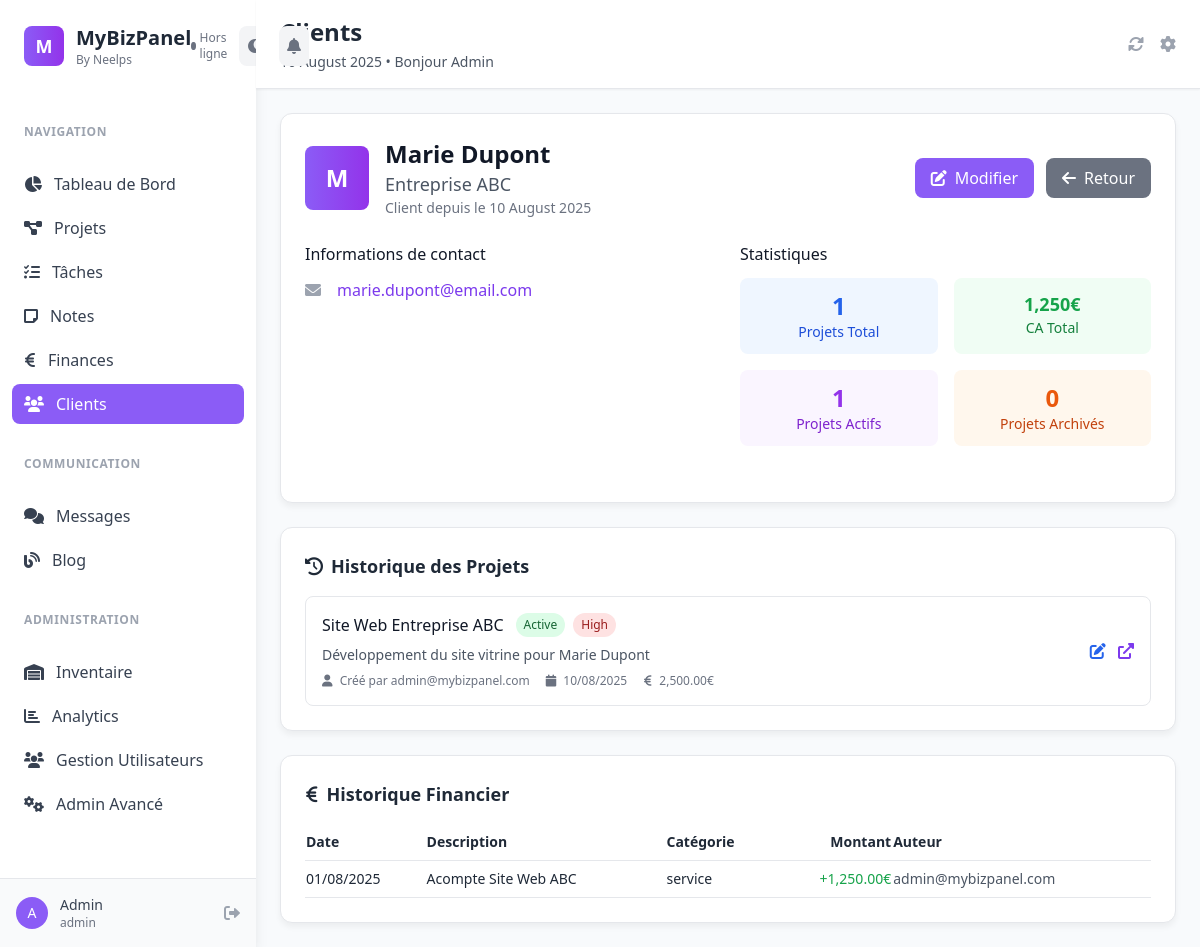
Screenshot of /?page=clients&view=client_1 (signed in) with the database file from the repository.
### tables this page shows
CREATE TABLE clients (
    id VARCHAR(50) PRIMARY KEY,
    name VARCHAR(255) NOT NULL,
    email VARCHAR(255) UNIQUE,
    phone VARCHAR(50),
    company VARCHAR(255),
    address TEXT,
    notes TEXT,
    user_id VARCHAR(50) NOT NULL,
    created_at TIMESTAMP DEFAULT CURRENT_TIMESTAMP,
    updated_at TIMESTAMP DEFAULT CURRENT_TIMESTAMP ON UPDATE CURRENT_TIMESTAMP,
    INDEX idx_user_id (user_id),
    INDEX idx_email (email)
);

CREATE TABLE projects (
    id VARCHAR(50) PRIMARY KEY,
    name VARCHAR(255) NOT NULL,
    description TEXT,
    status ENUM('planning', 'active', 'completed', 'on-hold') DEFAULT 'planning',
    priority ENUM('low', 'medium', 'high') DEFAULT 'medium',
    budget DECIMAL(10,2),
    start_date DATE,
    end_date DATE,
    client_id VARCHAR(50),
    user_id VARCHAR(50) NOT NULL,
    is_archived BOOLEAN DEFAULT FALSE,
    archived_at TIMESTAMP NULL,
    archived_by VARCHAR(50),
    created_at TIMESTAMP DEFAULT CURRENT_TIMESTAMP,
    updated_at TIMESTAMP DEFAULT CURRENT_TIMESTAMP ON UPDATE CURRENT_TIMESTAMP,
    INDEX idx_user_id (user_id),
    INDEX idx_client_id (client_id),
    INDEX idx_status (status),
    INDEX idx_priority (priority),
    INDEX idx_archived (is_archived),
    INDEX idx_archived_by (archived_by)
);

CREATE TABLE users (
    id VARCHAR(50) PRIMARY KEY,
    email VARCHAR(255) UNIQUE NOT NULL,
    password VARCHAR(255) NOT NULL,
    first_name VARCHAR(100),
    last_name VARCHAR(100),
    role ENUM('admin', 'support', 'employee') DEFAULT 'employee',
    is_active BOOLEAN DEFAULT TRUE,
    created_at TIMESTAMP DEFAULT CURRENT_TIMESTAMP,
    updated_at TIMESTAMP DEFAULT CURRENT_TIMESTAMP ON UPDATE CURRENT_TIMESTAMP,
    INDEX idx_email (email),
    INDEX idx_role (role)
);

CREATE TABLE transactions (
    id VARCHAR(50) PRIMARY KEY,
    type ENUM('income', 'expense') NOT NULL,
    amount DECIMAL(10,2) NOT NULL,
    description VARCHAR(255) NOT NULL,
    category VARCHAR(100),
    date DATE NOT NULL,
    attachment_url TEXT,
    client_id VARCHAR(50),
    user_id VARCHAR(50) NOT NULL,
    created_at TIMESTAMP DEFAULT CURRENT_TIMESTAMP,
    updated_at TIMESTAMP DEFAULT CURRENT_TIMESTAMP ON UPDATE CURRENT_TIMESTAMP,
    INDEX idx_user_id (user_id),
    INDEX idx_client_id (client_id),
    INDEX idx_type (type),
    INDEX idx_date (date),
    INDEX idx_category (category)
);

### config.php (called while the page is built, shortened)
<?php
function sanitizeOutput($value) {
    return htmlspecialchars($value ?? '', ENT_QUOTES, 'UTF-8');
}
?>

### pages/clients.php (the view, shortened to what this page needs)
<?php
$viewClient = null;
if (isset($_GET['edit'])) {
    $stmt = $pdo->prepare("SELECT * FROM clients WHERE id = ?");
    $stmt->execute([$_GET['edit']]);
    $editClient = $stmt->fetch();
} elseif (isset($_GET['view'])) {
    $stmt = $pdo->prepare("SELECT * FROM clients WHERE id = ?");
    $stmt->execute([$_GET['view']]);
    $viewClient = $stmt->fetch();
    if ($viewClient) {
        try {
            $stmt = $pdo->prepare("
                SELECT p.*, u.email as author_email, archiver.email as archived_by_email
                FROM projects p
                LEFT JOIN users u ON p.user_id = u.id
                LEFT JOIN users archiver ON p.archived_by = archiver.id
                WHERE p.client_id = ?
                ORDER BY p.is_archived ASC, p.created_at DESC
            ");
            $stmt->execute([$viewClient['id']]);
            $clientProjects = $stmt->fetchAll();
        } catch (Exception $e) {
            $clientProjects = [];
        }
        try {
            $stmt = $pdo->prepare("
                SELECT t.*, u.email as author_email
                FROM transactions t
                LEFT JOIN users u ON t.user_id = u.id
                WHERE t.client_id = ?
                ORDER BY t.date DESC
            ");
            $stmt->execute([$viewClient['id']]);
            $clientTransactions = $stmt->fetchAll();
        } catch (Exception $e) {
            $clientTransactions = [];
        }
    }
}
?>
<div class="space-y-6">
    <?php if ($viewClient): ?>
    <div class="card p-6">
        <div class="flex items-center justify-between mb-6">
            <div class="flex items-center">
                <div class="w-16 h-16 bg-gradient-to-r from-violet-500 to-purple-600 rounded-lg flex items-center justify-center text-white font-bold text-2xl mr-4">
                    <?= strtoupper(substr($viewClient['name'], 0, 1)) ?>
                </div>
                <div>
                    <h2 class="text-2xl font-bold text-gray-900"><?= sanitizeOutput($viewClient['name']) ?></h2>
                    <?php if ($viewClient['company']): ?>
                    <p class="text-lg text-gray-600"><?= sanitizeOutput($viewClient['company']) ?></p>
                    <?php endif; ?>
                    <p class="text-sm text-gray-500">Client depuis le <?= date('d F Y', strtotime($viewClient['created_at'])) ?></p>
                </div>
            </div>
            <div class="flex space-x-3">
                <a href="?page=clients&edit=<?= $viewClient['id'] ?>" class="btn-primary px-4 py-2 rounded-lg">
                    <i class="fas fa-edit mr-2"></i>Modifier
                </a>
                <a href="?page=clients" class="bg-gray-500 text-white px-4 py-2 rounded-lg hover:bg-gray-600">
                    <i class="fas fa-arrow-left mr-2"></i>Retour
                </a>
            </div>
        </div>
        <div class="grid grid-cols-1 md:grid-cols-2 gap-6 mb-8">
            <div>
                <h4 class="font-medium text-gray-900 mb-3">Informations de contact</h4>
                <div class="space-y-3">
                    <?php if ($viewClient['email']): ?>
                    <div class="flex items-center">
                        <i class="fas fa-envelope w-5 text-gray-400"></i>
                        <a href="mailto:<?= $viewClient['email'] ?>" class="ml-3 text-violet-600 hover:text-violet-700">
                            <?= sanitizeOutput($viewClient['email']) ?>
                        </a>
                    </div>
                    <?php endif; ?>
                </div>
            </div>
            <div>
                <h4 class="font-medium text-gray-900 mb-3">Statistiques</h4>
                <div class="grid grid-cols-2 gap-4">
                    <div class="text-center p-3 bg-blue-50 rounded-lg">
                        <div class="text-2xl font-bold text-blue-600"><?= count($clientProjects) ?></div>
                        <div class="text-sm text-blue-700">Projets Total</div>
                    </div>
                    <div class="text-center p-3 bg-green-50 rounded-lg">
                        <div class="text-lg font-bold text-green-600">
                            <?= number_format(array_sum(array_column($clientTransactions, 'amount')), 0) ?>€
                        </div>
                        <div class="text-sm text-green-700">CA Total</div>
                    </div>
                    <div class="text-center p-3 bg-purple-50 rounded-lg">
                        <div class="text-2xl font-bold text-purple-600">
                            <?= count(array_filter($clientProjects, fn($p) => !$p['is_archived'])) ?>
                        </div>
                        <div class="text-sm text-purple-700">Projets Actifs</div>
                    </div>
                    <div class="text-center p-3 bg-orange-50 rounded-lg">
                        <div class="text-2xl font-bold text-orange-600">
                            <?= count(array_filter($clientProjects, fn($p) => $p['is_archived'])) ?>
                        </div>
                        <div class="text-sm text-orange-700">Projets Archivés</div>
                    </div>
                </div>
            </div>
        </div>
    </div>
    <div class="card p-6">
        <h3 class="text-lg font-semibold mb-4">
            <i class="fas fa-history mr-2"></i>Historique des Projets
        </h3>
        <?php if (empty($clientProjects)): ?>
        <div class="text-center py-8 text-gray-500">
            <i class="fas fa-project-diagram text-4xl mb-4"></i>
            <p>Aucun projet pour ce client</p>
            <a href="?page=projects&action=new&client_id=<?= $viewClient['id'] ?>" class="mt-3 inline-block text-violet-600 hover:text-violet-700">
                Créer le premier projet
            </a>
        </div>
        <?php else: ?>
        <div class="space-y-4">
            <?php foreach ($clientProjects as $project): ?>
            <div class="border rounded-lg p-4 <?= $project['is_archived'] ? 'bg-gray-50 border-gray-200' : 'bg-white border-gray-200' ?>">
                <div class="flex items-center justify-between">
                    <div class="flex-1">
                        <div class="flex items-center mb-2">
                            <h4 class="font-medium text-gray-900 <?= $project['is_archived'] ? 'opacity-75' : '' ?>">
                                <?= sanitizeOutput($project['name']) ?>
                            </h4>
                            <span class="ml-3 inline-flex items-center px-2 py-1 rounded-full text-xs
                                <?php
                                switch($project['status']) {
                                    case 'active': echo 'bg-green-100 text-green-800'; break;
                                }
                                ?>">
                                <?= ucfirst($project['status']) ?>
                            </span>
                            <span class="ml-2 inline-flex items-center px-2 py-1 rounded-full text-xs
                                <?php
                                switch($project['priority']) {
                                    case 'high': echo 'bg-red-100 text-red-800'; break;
                                }
                                ?>">
                                <?= ucfirst($project['priority']) ?>
                            </span>
                        </div>
                        <?php if ($project['description']): ?>
                        <p class="text-sm text-gray-600 mb-2 <?= $project['is_archived'] ? 'opacity-75' : '' ?>">
                            <?= sanitizeOutput(substr($project['description'], 0, 100)) ?>
                        </p>
                        <?php endif; ?>
                        <div class="flex items-center text-xs text-gray-500 space-x-4">
                            <span>
                                <i class="fas fa-user mr-1"></i>
                                Créé par <?= sanitizeOutput($project['author_email']) ?>
                            </span>
                            <span>
                                <i class="fas fa-calendar mr-1"></i>
                                <?= date('d/m/Y', strtotime($project['created_at'])) ?>
                            </span>
                            <?php if ($project['budget']): ?>
                            <span>
                                <i class="fas fa-euro-sign mr-1"></i>
                                <?= number_format($project['budget'], 2) ?>€
                            </span>
                            <?php endif; ?>
                        </div>
                    </div>
                    <div class="ml-4">
                        <?php if (!$project['is_archived']): ?>
                        <a href="?page=projects&edit=<?= $project['id'] ?>" class="text-blue-600 hover:text-blue-800 mr-2">
                            <i class="fas fa-edit"></i>
                        </a>
                        <?php endif; ?>
                        <a href="?page=projects<?= $project['is_archived'] ? '&view=archived' : '' ?>" class="text-violet-600 hover:text-violet-700">
                            <i class="fas fa-external-link-alt"></i>
                        </a>
                    </div>
                </div>
            </div>
            <?php endforeach; ?>
        </div>
        <?php endif; ?>
    </div>
    <?php if (!empty($clientTransactions)): ?>
    <div class="card p-6">
        <h3 class="text-lg font-semibold mb-4">
            <i class="fas fa-euro-sign mr-2"></i>Historique Financier
        </h3>
        <div class="overflow-x-auto">
            <table class="w-full text-sm">
                <thead>
                    <tr class="border-b">
                        <th class="text-left py-2">Date</th>
                        <th class="text-left py-2">Description</th>
                        <th class="text-left py-2">Catégorie</th>
                        <th class="text-right py-2">Montant</th>
                        <th class="text-left py-2">Auteur</th>
                    </tr>
                </thead>
                <tbody>
                    <?php foreach (array_slice($clientTransactions, 0, 10) as $transaction): ?>
                    <tr class="border-b">
                        <td class="py-2"><?= date('d/m/Y', strtotime($transaction['date'])) ?></td>
                        <td class="py-2"><?= sanitizeOutput($transaction['description']) ?></td>
                        <td class="py-2">
                            <?= $transaction['category'] ? sanitizeOutput($transaction['category']) : '-' ?>
                        </td>
                        <td class="py-2 text-right font-medium <?= $transaction['type'] === 'income' ? 'text-green-600' : 'text-red-600' ?>">
                            <?= ($transaction['type'] === 'income' ? '+' : '-') . number_format($transaction['amount'], 2) ?>€
                        </td>
                        <td class="py-2 text-gray-600"><?= sanitizeOutput($transaction['author_email']) ?></td>
                    </tr>
                    <?php endforeach; ?>
                </tbody>
            </table>
        </div>
    </div>
    <?php endif; ?>
    <?php endif; ?>
</div>

### index.php (style rules this page uses)
:root { --primary: #8b5cf6; --primary-dark: #7c3aed; --secondary: #f3f4f6; --accent: #fbbf24; }
.btn-primary { background-color: var(--primary); color: white; transition: all 0.3s ease; }
body { background-color: #f8fafc; color: #1f2937; }
.card { background: white; border-radius: 12px; box-shadow: 0 4px 6px rgba(0, 0, 0, 0.05); border: 1px solid #e5e7eb; }

### rows the page displays
clients: name "M", name "Marie Dupont", company "Entreprise ABC", created_at "10 August 2025", email "marie.dupont@email.com"
projects: is_archived "1", is_archived "0", name "Site Web Entreprise ABC", status "Active", priority "High", description "Développement du site vitrine pour Marie Dupont", user.email "admin@mybizpanel.com", created_at "10/08/2025", budget "2,500.00"
transactions: date "01/08/2025", description "Acompte Site Web ABC", category "service", amount "1,250.00", user.email "admin@mybizpanel.com"

### other values shown
substr($_SESSION['first_name'] ?? 'U', 0, 1) "A"
sanitizeOutput($_SESSION['first_name'] ?? 'Utilisateur') "Admin"
sanitizeOutput($_SESSION['role'] ?? 'employee') "admin"
$pageTitles[$currentPage] "Clients"
count($clientProjects) "1"
array_sum(array_column($clientTransactions, 'amount')) "1,250"
